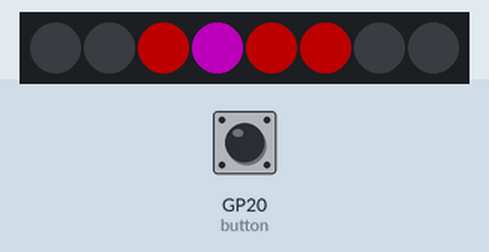
Recording of a program running on a simulated Raspberry Pi Pico running CircuitPython. On the bench: 8 RGB LEDs in strip order, left to right. The inputs (shaded band) are chosen by the test bench; at power-on: GP20 (button) HIGH. Dim RGB values are drawn brighter than linear.

Above: at 1.2 s.
1.3 s: GP20 (button) pulled LOW for 0.35 s
At 1.65 s:
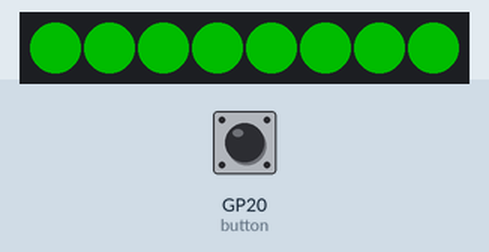
3.9 s: GP20 (button) pulled LOW for 1 s
At 4.31 s:
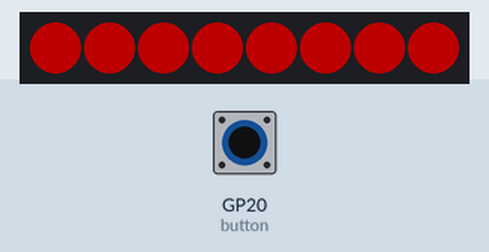
6.8 s: GP20 (button) pulled LOW for 0.35 s
At 9.47 s:
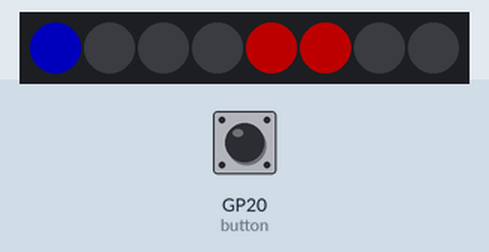
10.1 s: GP20 (button) pulled LOW for 3.2 s
At 15.41 s:
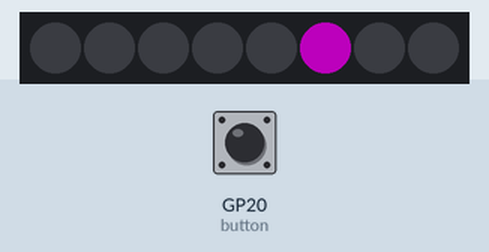
Timing chart, 0 to 17.3 s (numbered marks = the images above; inputs shaded):
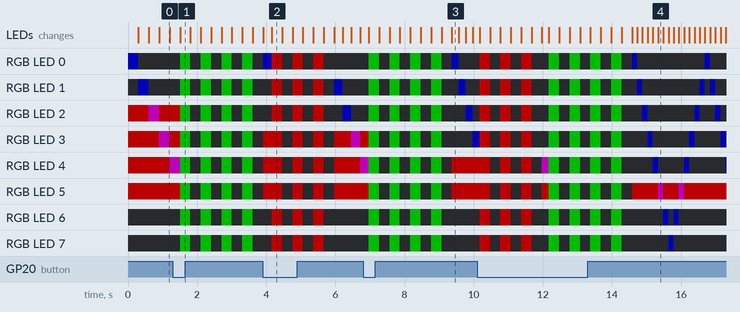

The program:

lesson_2_p6.py
```python
import board
import neopixel
import digitalio
import time

# Constants
NUM_LEDS = 8
BUTTON_PIN = board.GP20

# Colors
BLACK = (0, 0, 0)
BLUE = (0, 0, 255)
RED = (255, 0, 0)
PURPLE = (255, 0, 255)
GREEN = (0, 255, 0)

# Setup
pixels = neopixel.NeoPixel(board.GP0, NUM_LEDS, brightness=0.3, auto_write=False)
button = digitalio.DigitalInOut(BUTTON_PIN)
button.direction = digitalio.Direction.INPUT
button.pull = digitalio.Pull.UP

def flash(color, times, delay=0.3):
    """Flash all LEDs a given color a number of times."""
    for _ in range(times):
        pixels.fill(color)
        pixels.show()
        time.sleep(delay)
        pixels.fill(BLACK)
        pixels.show()
        time.sleep(delay)

def game():
    levels = [
        0.3,  # 4 red LEDs, slow speed
        0.25, # 3 red LEDs, faster
        0.2,  # 2 red LEDs, even faster
        0.15  # 1 red LED, fastest
    ]

    for level, delay in enumerate(levels, start=1):
        red_start = level + 1
        red_end = red_start + (4 - level)  # Red area shrinks each level
        direction = 1  # 1 = right, -1 = left
        pos = 0  # Blue dot position

        while True:
            # Move blue dot
            pixels.fill(BLACK)
            for i in range(red_start, red_end + 1):
                pixels[i] = RED

            if red_start <= pos <= red_end:
                pixels[pos] = PURPLE  # Turn red+blue = purple
            else:
                pixels[pos] = BLUE

            pixels.show()
            time.sleep(delay)

            # Check button press
            if not button.value:
                if red_start <= pos <= red_end:
                    flash(GREEN, 1)  # Correct press
                    break  # Move to next level
                else:
                    flash(RED, 3)  # Wrong press

            # Update position
            pos += direction
            if pos == 0 or pos == NUM_LEDS - 1:
                direction *= -1  # Bounce off edges

        # Game won
        flash(GREEN, 3)
        pixels.fill(BLACK)
        pixels.show()

# Run the game
game()
# Stop using the LEDs
pixels.deinit()
```

Measured:
- after the input at 1.3 s, the LEDs: change after 0.20 s (image 1)
- after the input at 3.9 s, the LEDs: first differ from a run without the input after 0.26 s (image 2)
- after the input at 6.8 s, the LEDs: first change after 0.17 s (image 3 shows a later state)
- after the input at 10.1 s, the LEDs: first change after 0.07 s (image 4 shows a later state)
